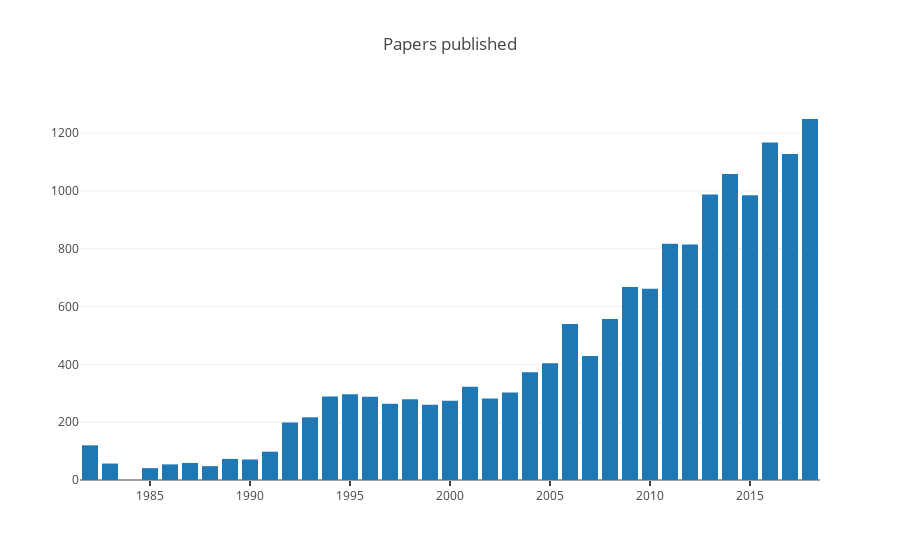

Here is the notebook cell this chart was saved with:
### Markdown cell above
# Basic statistics

### Code cell
data = chi.groupby('year')['paperid'].count().reset_index()

trace = go.Bar(x=data['year'],
               y=data['paperid'])

layout = go.Layout(title='Papers published',
                    xaxis=dict(ticks='outside', tickwidth=2))

fig = go.Figure(data=[trace], layout=layout)
plotly.offline.iplot(fig)
fig['layout']['font'] = dict(size=20)
pio.write_image(fig, 'reports/images/chi_papers.png')

### Figure 1 — Plotly figure (JSON) as saved in the notebook; plotly's stock layout.template omitted (floating-point values rounded to 4 significant figures)
{"data": [{"type": "bar", "uid": "5d566dfb-ab01-415c-8c3f-9bf267dde8fd", "x": [1982, 1983, 1985, 1986, 1987, 1988, 1989, 1990, 1991, 1992, 1993, 1994, 1995, 1996, 1997, 1998, 1999, 2000, 2001, 2002, 2003, 2004, 2005, 2006, 2007, 2008, 2009, 2010, 2011, 2012, 2013, 2014, 2015, 2016, 2017, 2018], "y": [120, 57, 41, 54, 59, 48, 73, 71, 98, 199, 217, 289, 297, 288, 264, 279, 260, 274, 323, 282, 303, 373, 404, 540, 429, 557, 668, 662, 817, 815, 988, 1059, 985, 1168, 1128, 1249]}], "layout": {"title": {"text": "Papers published"}, "xaxis": {"ticks": "outside", "tickwidth": 2}}}
